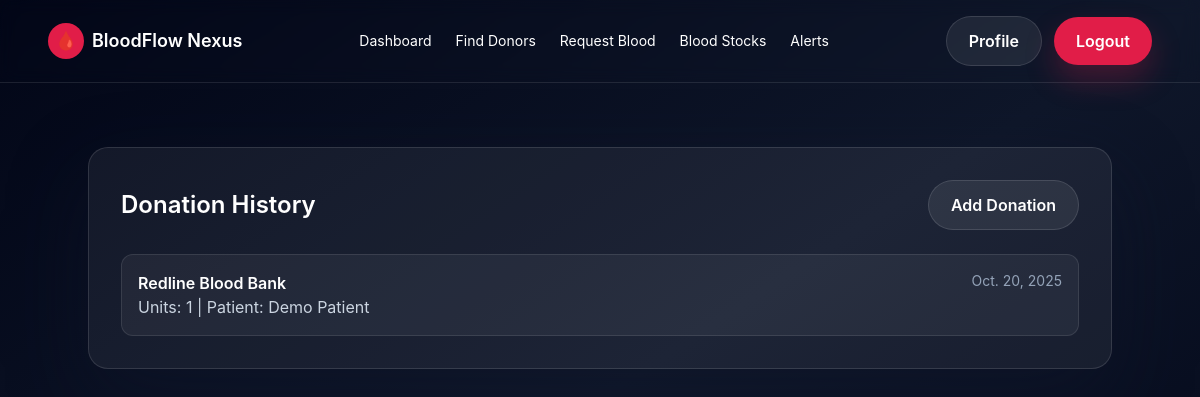
Screenshot of /donors/history/ (signed in) with the database file from the repository.
### donors/models.py (models this page shows, shortened)
class Donation(models.Model):
	donor = models.ForeignKey(DonorProfile, on_delete=models.CASCADE, related_name='donations')
	hospital_name = models.CharField(max_length=255)
	patient_name = models.CharField(max_length=255, blank=True)
	date = models.DateField(default=timezone.now)
	units = models.PositiveIntegerField(default=1)
	notes = models.TextField(blank=True)

### donors/views.py (the view)
# urls.py: path('history/', views.donation_history, name='history'),
@login_required
def donation_history(request):
	profile = getattr(request.user, 'donor_profile', None)
	donations = Donation.objects.filter(donor=profile).order_by('-date') if profile else []
	return render(request, 'donors/history.html', {'donations': donations})

### templates/donors/history.html (shortened to what this page needs)
{% extends 'base.html' %}
{% block content %}
<section class="px-6 py-16">
  <div class="max-w-5xl mx-auto glass-card p-8">
    <div class="flex items-center justify-between mb-6">
      <h2 class="text-2xl font-semibold">Donation History</h2>
      <a href="{% url 'donors:add_donation' %}" class="btn-secondary"
        >Add Donation</a
      >
    </div>
    <div class="space-y-4">
      {% for donation in donations %}
      <div class="rounded-xl border border-white/10 p-4 bg-white/5">
        <div class="flex justify-between">
          <p class="font-semibold">{{ donation.hospital_name }}</p>
          <p class="text-sm text-slate-400">{{ donation.date }}</p>
        </div>
        <p class="text-slate-300">
          Units: {{ donation.units }} | Patient: {{ donation.patient_name }}
        </p>
      </div>
      {% empty %}
      <p class="text-slate-400">No donations yet. Add your first donation.</p>
      {% endfor %}
    </div>
  </div>
</section>
{% endblock %}

### static/css/style.css (style rules this page uses)
:root { --glass: rgba(255, 255, 255, 0.06); --stroke: rgba(255, 255, 255, 0.12); }
body { font-family: "Inter", system-ui, -apple-system, sans-serif; }
.glass-card { background: var(--glass); border: 1px solid var(--stroke); border-radius: 20px; box-shadow: 0 30px 80px rgba(15, 23, 42, 0.45); }
.btn-primary, .btn-secondary { display: inline-flex; align-items: center; justify-content: center; padding: 12px 22px; border-radius: 999px; font-weight: 600; transition: all 0.3s ease; }
.btn-secondary { background: rgba(255, 255, 255, 0.08); color: #fff; border: 1px solid rgba(255, 255, 255, 0.12); }

### rows the page displays
Donation: hospital_name "Redline Blood Bank", date "Oct. 20, 2025", units "1", patient_name "Demo Patient"
